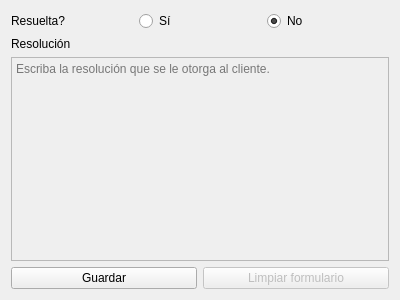
<?xml version="1.0" encoding="UTF-8"?>
<ui version="4.0">
 <class>Form</class>
 <widget class="QWidget" name="Form">
  <property name="geometry">
   <rect>
    <x>0</x>
    <y>0</y>
    <width>400</width>
    <height>300</height>
   </rect>
  </property>
  <property name="windowTitle">
   <string>Consulta</string>
  </property>
  <layout class="QGridLayout" name="gridLayout">
   <item row="0" column="0">
    <layout class="QVBoxLayout" name="verticalLayout">
     <item>
      <layout class="QHBoxLayout" name="horizontalLayout_2">
       <item>
        <widget class="QLabel" name="label">
         <property name="text">
          <string>Resuelta?</string>
         </property>
        </widget>
       </item>
       <item>
        <widget class="QRadioButton" name="yes_button">
         <property name="text">
          <string>Sí</string>
         </property>
         <attribute name="buttonGroup">
          <string notr="true">buttonGroup</string>
         </attribute>
        </widget>
       </item>
       <item>
        <widget class="QRadioButton" name="no_button">
         <property name="text">
          <string>No</string>
         </property>
         <property name="checked">
          <bool>true</bool>
         </property>
         <attribute name="buttonGroup">
          <string notr="true">buttonGroup</string>
         </attribute>
        </widget>
       </item>
      </layout>
     </item>
     <item>
      <layout class="QHBoxLayout" name="horizontalLayout_3">
       <item>
        <widget class="QLabel" name="label_2">
         <property name="text">
          <string>Resolución</string>
         </property>
        </widget>
       </item>
      </layout>
     </item>
    </layout>
   </item>
   <item row="1" column="0">
    <widget class="QPlainTextEdit" name="resolution">
     <property name="enabled">
      <bool>false</bool>
     </property>
     <property name="placeholderText">
      <string>Escriba la resolución que se le otorga al cliente.</string>
     </property>
    </widget>
   </item>
   <item row="2" column="0">
    <layout class="QHBoxLayout" name="horizontalLayout">
     <item>
      <widget class="QPushButton" name="save">
       <property name="text">
        <string>Guardar</string>
       </property>
      </widget>
     </item>
     <item>
      <widget class="QPushButton" name="clear">
       <property name="enabled">
        <bool>false</bool>
       </property>
       <property name="text">
        <string>Limpiar formulario</string>
       </property>
      </widget>
     </item>
    </layout>
   </item>
  </layout>
 </widget>
 <resources/>
 <connections/>
 <buttongroups>
  <buttongroup name="buttonGroup"/>
 </buttongroups>
</ui>
